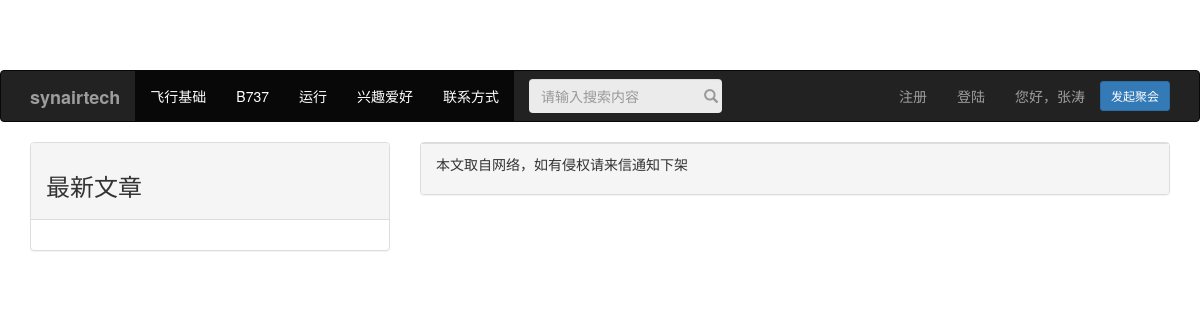
Before: / with the older database file.
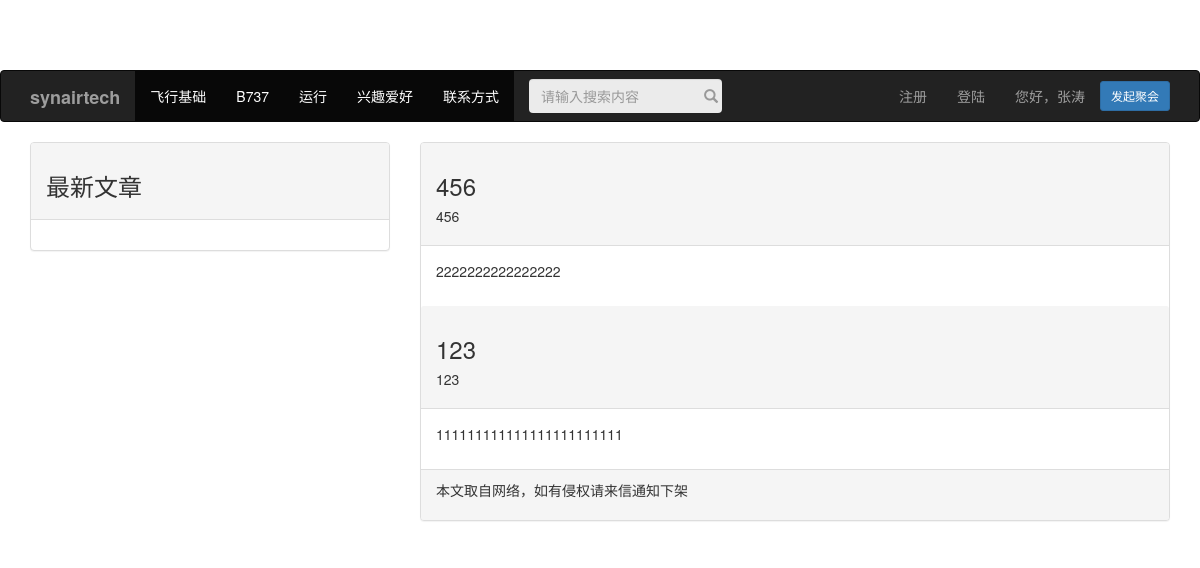
After: the same page with the newer database file.
### myapp/models.py (models this page shows, shortened)
class PostFlight(models.Model):
    title=models.CharField(max_length=200)
    title_web=models.CharField(max_length=200)
    title_body=models.TextField()
    title_auther=models.CharField(max_length=20)
    title_num=models.IntegerField()
    title_date=models.DateTimeField(default=timezone.now)
    class Meta:
        ordering=('-title_date',)

### myapp/views.py (the view)
# urls.py: url(r'^$',Homepage),
def Homepage(request):
    posts_flight=PostFlight.objects.all()
    return render(request,'Homepage.html',{'posts':posts_flight})

### templates/Homepage.html (shortened to what this page needs)
<!DOCTYPE html>
<html lang="en">
<head>
    <link rel="stylesheet" href="lib/bootstrap/css/bootstrap.min.css">
    <link rel="stylesheet" href="lib/bootstrap/css/style.css">
    <link rel="stylesheet" href="https://cdn.bootcss.com/bootstrap/3.3.7/css/bootstrap.min.css">
</head>
<body>
        <nav class="navbar navbar-inverse">
            <div class="container">
                <div class="navbar-header">
                    <a href="#" class="navbar-brand"><strong>synairtech</strong></a>
                </div>
                <div class="collapse navbar-collapse" id="res-nav">
                    <ul class="nav navbar-nav">
                        <li class="active"><a href="flightbasic">飞行基础</a></li>
                        <li class="active"><a href="index_B737.html">B737</a></li>
                        <li class="active"><a href="index_operation.html">运行</a></li>
                        <li class="active"><a href="index_hobby.html">兴趣爱好</a></li>
                        <li class="active"><a href="">联系方式</a></li>
                    </ul>
                    <form action="" class="navbar-form navbar-left" >
                        <input type="text" placeholder="请输入搜索内容" class="form-control">
                        <button type="submit">
                            <span class="glyphicon glyphicon-search">
                            </span>
                        </button>
                    </form>
                    <a href="" class="btn navbar-btn btn-primary btn-sm navbar-right hidden-xs">发起聚会</a>
                    <div class="profile navbar-right">
                        <ul class="nav navbar-nav">
                            <li><a href="#">注册</a></li>
                            <li><a href="#">登陆</a></li>
                        </ul>
                        <p class="navbar-text">您好，<a href="#" class="navbar-link">张涛</a></p>
                    </div>
                </div>
            </div>
        </nav>
    <div class="container">
        <div class="row">
            <div class="col-md-4 col-sm-4">
                <div class="panel panel-default">
                    <div class="panel-heading">
                        <h3>最新文章</h3>
                    </div>
                    <div class="panel-body">
                    </div>
                </div>
            </div>
            <div class="col-md-8 col-sm-8">
                <div class="panel panel-default">
                    {% for post in posts %}
                    <div class="panel-heading">
                        <h3>{{ post.title }}</h3><h5>{{ post.title_auther }}</h5>
                    </div>
                    <div class="panel-body">
                    <p>{{ post.title_body | truncatechars:50}}</p>
                    </div>
                    {% endfor %}
                    <div class="panel-footer">
                        {% include 'footer.html' %}
                    </div>
                </div>
            </div>
        </div>
    </div>
</body>
</html>

### templates/footer.html
{% block footer %}
    <p>本文取自网络，如有侵权请来信通知下架</p>
{% endblock %}

Changed rows visible on the page:
added PostFlight: title "456", title_auther "456", title_body "2222222222222222"
added PostFlight: title "123", title_auther "123", title_body "111111111111111111111111"
